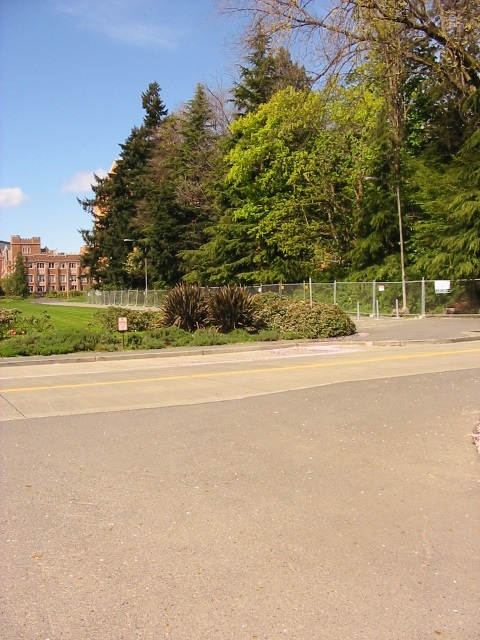
//> input picture 4_featuresMatch/data/left.jpg, 480 x 640 px
$ ./pose_estimation_2d2d data/left.jpg data/right.jpg   (built with g++ and OpenCV 4)
//> lines starting //> are read from the running program, lines starting //| are printed output that depends on the picture
#include <opencv2/opencv.hpp>
#include <iostream>
#include <chrono>

void find_feature_matches_by_ORB(
    const cv::Mat &img_1, const cv::Mat &img_2,
    std::vector<cv::KeyPoint> &keypoints_1,
    std::vector<cv::KeyPoint> &keypoints_2,
    std::vector<cv::DMatch> &matches
);

void find_feature_matches_by_chessboard(
    const cv::Mat &img_1, const cv::Mat &img_2,
    const cv::Mat &K_1, const cv::Mat &K_2,
    const cv::Mat &D_1, const cv::Mat &D_2,
    std::vector<cv::KeyPoint> &keypoints_1,
    std::vector<cv::KeyPoint> &keypoints_2,
    std::vector<cv::DMatch> &matches
);

cv::Mat pose_estimation_2d2d(
    std::vector<cv::KeyPoint> keypoints_1,
    std::vector<cv::KeyPoint> keypoints_2,
    std::vector<cv::DMatch> matches,
    cv::Mat &R, cv::Mat &t
);

cv::Point2d pixel2cam(const cv::Point2d &p, const cv::Mat &K);

void CamParamInit(const std::string& cam, cv::Mat& intrisics, cv::Mat& distCoeffs, cv::Mat& resolution);

/*
 *  MAIN FUNCTION
 */
int main(int argc, char *argv[])
{
    if (argc != 3)
    {
        std::cerr << "usage: ./bin 1.png 2.png" << std::endl;
        exit(EXIT_FAILURE);
    }

    // Step1: Load Source Images, Front and Right Image
    cv::Mat img_1 = cv::imread(argv[1], CV_LOAD_IMAGE_COLOR);
//> img_1 is the input picture: 640 rows x 480 cols, CV_8UC3; mean B, G, R 123.1, 147.1, 158.5
    cv::Mat img_2 = cv::imread(argv[2], CV_LOAD_IMAGE_COLOR);
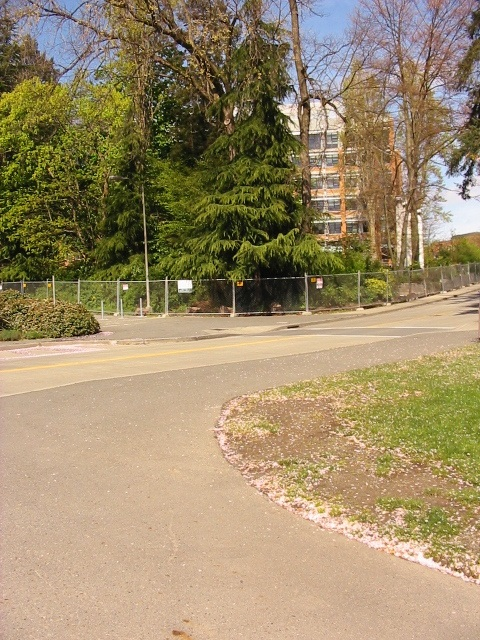
//> input picture 4_featuresMatch/data/right.jpg, 480 x 640 px
//> img_2 is the input picture: 640 rows x 480 cols, CV_8UC3; mean B, G, R 107, 140.2, 157.7
    assert(img_1.data != nullptr && img_2.data != nullptr);

    // Step2: Load Camera Intrisics, Front and Right
    cv::Mat K_1, D_1, K_2, D_2, reso_1, reso_2;
    CamParamInit("front", K_1, D_1, reso_1);
    CamParamInit("right", K_2, D_2, reso_2);

    std::vector<cv::KeyPoint> keypoints_1, keypoints_2;
    std::vector<cv::DMatch> matches;
    find_feature_matches_by_chessboard(img_1, img_2, K_1, K_2, D_1, D_2, keypoints_1, keypoints_2, matches);
    std::cout << "matches.size() = " << matches.size() << std::endl;

    // Step3: Solve Homography Matrix
    cv::Mat homo_matrix;
    cv::Mat R, t;
    homo_matrix = pose_estimation_2d2d(keypoints_1, keypoints_2, matches, R, t);

    std::cout << "R = \n" << R << "\nt = \n" << t << std::endl;

    std::cout << "homo_matrix = \n" << homo_matrix << std::endl;

    cv::Mat h21;
    cv::invert(homo_matrix, h21, cv::DECOMP_LU);

    std::cout << "h21 = " << h21 << std::endl;
    cv::Mat canvas;
    cv::warpPerspective(img_2, canvas, h21, cv::Size(img_1.cols*2, img_1.rows));
    img_1.copyTo(canvas(cv::Range::all(), cv::Range(0, img_1.cols)));

    cv::imshow("canvas", canvas);
    cv::imwrite("canvas.png", canvas);
    cv::waitKey(0);

    return 0;
}

// Define Functions
void find_feature_matches_by_ORB(
    const cv::Mat& img_1, const cv::Mat& img_2,
    std::vector<cv::KeyPoint>& keypoints_1,
    std::vector<cv::KeyPoint>& keypoints_2,
    std::vector<cv::DMatch>& matches
)
{

}

// Fisheye Image
void find_feature_matches_by_chessboard(
    const cv::Mat &img_1, const cv::Mat &img_2,
    const cv::Mat &K_1, const cv::Mat &K_2,
    const cv::Mat &D_1, const cv::Mat &D_2,
    std::vector<cv::KeyPoint> &keypoints_1,
    std::vector<cv::KeyPoint> &keypoints_2,
    std::vector<cv::DMatch> &matches
)
{
    // board size of chessboard
    const cv::Size board_size = cv::Size(11, 8);

    // Step1: Extract Corners for Image1
    std::vector<cv::Point2f> corners_1;
    cv::findChessboardCorners(img_1, board_size, corners_1);
//> corners_1 = empty

    cv::Mat img_1_gray;
    cv::cvtColor(img_1, img_1_gray, cv::COLOR_BGR2GRAY);
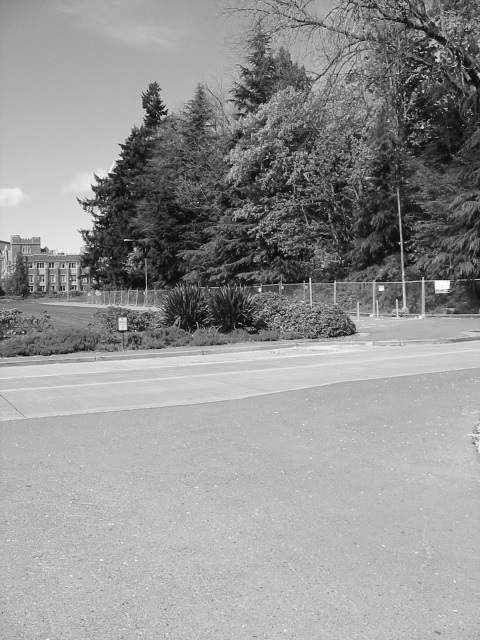
//> img_1_gray: 640 rows x 480 cols, CV_8UC1; min 2, max 255, mean 147.8
//> (the run ends here: the program stops with an error, at `cv::find4QuadCornerSubpix(img_1_gray, corners_1, cv::Size(5, 5));`)
